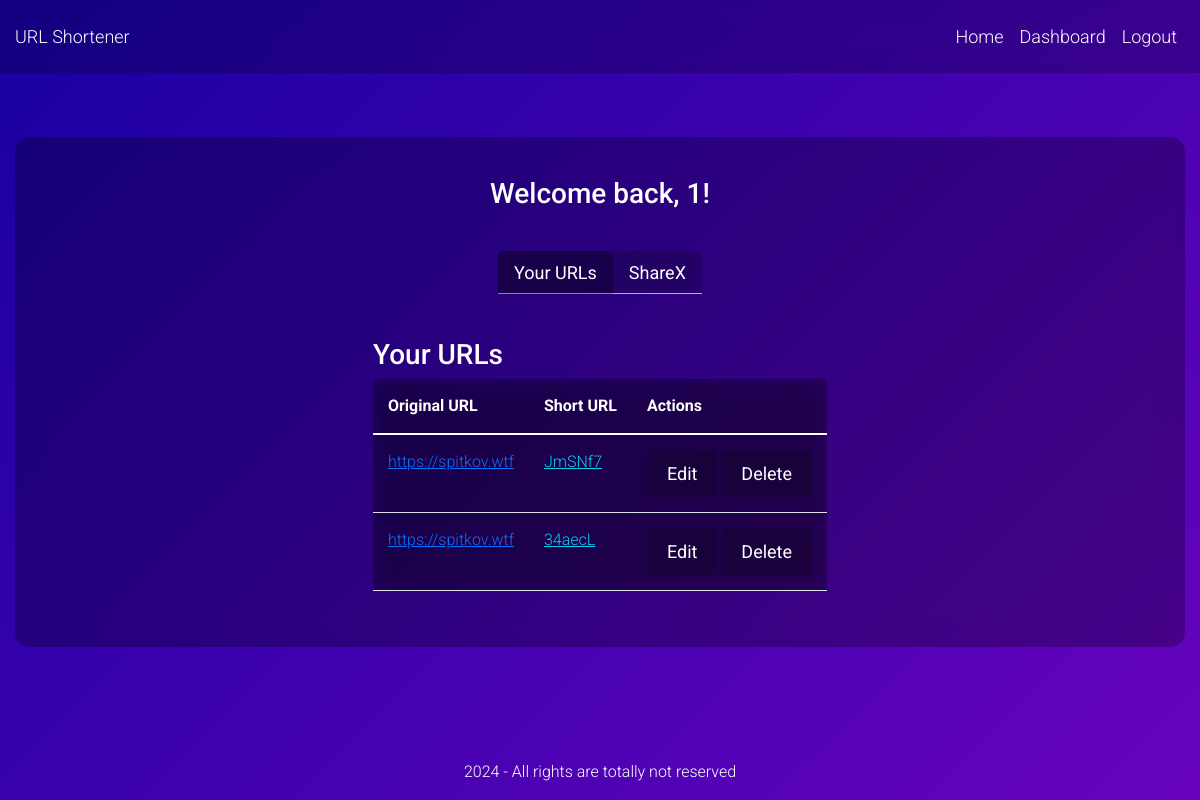
The page /dashboard (signed in) on the database its author committed.
### app.py (models this page shows, shortened)
class URL(db.Model):
    id = db.Column(db.Integer, primary_key=True)
    original_url = db.Column(db.String(500), nullable=False)
    short_url = db.Column(db.String(10), unique=True, nullable=False)
    password_hash = db.Column(db.String(200))
    user_id = db.Column(db.Integer, db.ForeignKey('user.id'), nullable=False)
    user = db.relationship('User', backref=db.backref('urls', lazy=True))

### app.py (the view)
@app.route('/dashboard')
@login_required
def dashboard():
    user = User.query.get(session['user_id'])
    user_urls = URL.query.filter_by(user_id=user.id).all()
    return render_template('dashboard.html', urls=user_urls, api_key=user.api_key)

### app.py (called while the page is built)
def login_required(f):
    @wraps(f)
    def decorated_function(*args, **kwargs):
        if 'user_id' not in session:
            return redirect(url_for('login', next=request.url))
        return f(*args, **kwargs)
    return decorated_function

### templates/dashboard.html (shortened to what this page needs)
{% extends "base.html" %}
{% block content %}
<div class="box">
    <h2>Welcome back, {{ session.username }}!</h2>
    <ul class="nav nav-tabs mb-4" id="myTab" role="tablist">
        <li class="nav-item" role="presentation">
            <button class="nav-link active" id="urls-tab" data-bs-toggle="tab" data-bs-target="#urls" type="button" role="tab" aria-controls="urls" aria-selected="true">Your URLs</button>
        </li>
        <li class="nav-item" role="presentation">
            <button class="nav-link" id="sharex-tab" data-bs-toggle="tab" data-bs-target="#sharex" type="button" role="tab" aria-controls="sharex" aria-selected="false">ShareX</button>
        </li>
    </ul>
    <div class="tab-content" id="myTabContent">
        <div class="tab-pane fade show active" id="urls" role="tabpanel" aria-labelledby="urls-tab">
            <h3>Your URLs</h3>
            <div class="table-responsive">
                <table class="table table-hover">
                    <thead>
                        <tr>
                            <th>Original URL</th>
                            <th>Short URL</th>
                            <th>Actions</th>
                        </tr>
                    </thead>
                    <tbody>
                        {% for url in urls %}
                        <tr>
                            <td><a href="{{ url.original_url }}" target="_blank" class="text-truncate d-inline-block" style="max-width: 200px;">{{ url.original_url }}</a></td>
                            <td><a href="{{ url_for('redirect_to_url', short_url=url.short_url) }}" class="text-info">{{ url.short_url }}</a></td>
                            <td>
                                <a href="{{ url_for('edit_url', url_id=url.id) }}" class="btn btn-sm">Edit</a>
                                <a href="{{ url_for('delete_url', url_id=url.id) }}" class="btn btn-sm" onclick="return confirm('Are you sure you want to delete this URL?')">Delete</a>
                            </td>
                        </tr>
                        {% endfor %}
                    </tbody>
                </table>
            </div>
        </div>
    </div>
</div>
{% endblock %}

### static/css/styles.css (style rules this page uses)
* { margin: 0; padding: 0; box-sizing: border-box; }
body { min-height: 100vh; width: 100vw; display: flex; flex-direction: column; color: white; font-family: "Roboto", sans-serif; font-size: 16px; font-weight: 300; background: linear-gradient(-45deg, #5d2cf3, #3c4de7, #8204c5, #1800a2); background-size: 400% 400%; animation: gradient 20s ease infinite; overflow-x: hidden; }
h2 { font-size: 28px; margin-bottom: 20px; font-weight: 500; }
.btn { background-color: rgba(11, 11, 11, 0.25); width: auto; padding: 10px 20px; border-radius: 5px; transition: transform 0.1s, background-color 0.3s; font-size: 18px; color: white; border: none; cursor: pointer; }
.box { display: flex; background-color: rgba(0, 0, 0, 0.27); width: 100%; max-width: 1200px; padding: 40px; border-radius: 15px; align-items: center; justify-content: center; flex-direction: column; gap: 20px; backdrop-filter: blur(10px); margin: 40px auto; }
.navbar-brand, .nav-link { color: white !important; font-size: 18px; }
.table { background-color: rgba(0, 0, 0, 0.2); backdrop-filter: blur(10px); color: white; font-size: 16px; }
.table th, .table td { padding: 15px; }
.nav-tabs .nav-link { color: white; background-color: rgba(0, 0, 0, 0.2); border: none; font-size: 18px; }
.nav-tabs .nav-link.active { color: white; background-color: rgba(0, 0, 0, 0.4); border: none; }

### rows shown on the page
URL: original_url "https://spitkov.wtf", short_url "JmSNf7"
URL: original_url "https://spitkov.wtf", short_url "34aecL"

### other values the page prints
{{ session.username }} "1"
